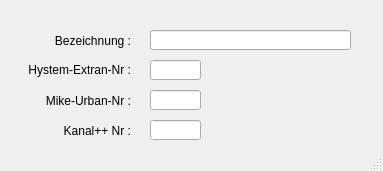
<?xml version="1.0" encoding="UTF-8"?>
<ui version="4.0">
 <class>MainWindow</class>
 <widget class="QMainWindow" name="MainWindow">
  <property name="geometry">
   <rect>
    <x>0</x>
    <y>0</y>
    <width>383</width>
    <height>171</height>
   </rect>
  </property>
  <property name="windowTitle">
   <string>MainWindow</string>
  </property>
  <property name="layoutDirection">
   <enum>Qt::LeftToRight</enum>
  </property>
  <widget class="QWidget" name="centralwidget">
   <widget class="QLabel" name="label">
    <property name="geometry">
     <rect>
      <x>10</x>
      <y>60</y>
      <width>121</width>
      <height>21</height>
     </rect>
    </property>
    <property name="text">
     <string>&lt;html&gt;&lt;head/&gt;&lt;body&gt;&lt;p align=&quot;right&quot;&gt;Hystem-Extran-Nr :&lt;/p&gt;&lt;/body&gt;&lt;/html&gt;</string>
    </property>
    <property name="alignment">
     <set>Qt::AlignRight|Qt::AlignTrailing|Qt::AlignVCenter</set>
    </property>
   </widget>
   <widget class="QLabel" name="label_2">
    <property name="geometry">
     <rect>
      <x>10</x>
      <y>90</y>
      <width>121</width>
      <height>21</height>
     </rect>
    </property>
    <property name="text">
     <string>Mike-Urban-Nr :</string>
    </property>
    <property name="alignment">
     <set>Qt::AlignRight|Qt::AlignTrailing|Qt::AlignVCenter</set>
    </property>
   </widget>
   <widget class="QLabel" name="label_3">
    <property name="geometry">
     <rect>
      <x>10</x>
      <y>120</y>
      <width>121</width>
      <height>21</height>
     </rect>
    </property>
    <property name="text">
     <string>Kanal++ Nr :</string>
    </property>
    <property name="alignment">
     <set>Qt::AlignRight|Qt::AlignTrailing|Qt::AlignVCenter</set>
    </property>
   </widget>
   <widget class="QLabel" name="label_4">
    <property name="geometry">
     <rect>
      <x>50</x>
      <y>30</y>
      <width>81</width>
      <height>21</height>
     </rect>
    </property>
    <property name="text">
     <string>Bezeichnung :</string>
    </property>
    <property name="alignment">
     <set>Qt::AlignRight|Qt::AlignTrailing|Qt::AlignVCenter</set>
    </property>
   </widget>
   <widget class="QLineEdit" name="mu_nr">
    <property name="enabled">
     <bool>true</bool>
    </property>
    <property name="geometry">
     <rect>
      <x>150</x>
      <y>90</y>
      <width>51</width>
      <height>20</height>
     </rect>
    </property>
    <property name="layoutDirection">
     <enum>Qt::RightToLeft</enum>
    </property>
    <property name="autoFillBackground">
     <bool>false</bool>
    </property>
    <property name="text">
     <string/>
    </property>
    <property name="frame">
     <bool>true</bool>
    </property>
   </widget>
   <widget class="QLineEdit" name="kp_nr">
    <property name="geometry">
     <rect>
      <x>150</x>
      <y>120</y>
      <width>51</width>
      <height>20</height>
     </rect>
    </property>
    <property name="text">
     <string/>
    </property>
   </widget>
   <widget class="QLineEdit" name="bezeichnung">
    <property name="geometry">
     <rect>
      <x>150</x>
      <y>30</y>
      <width>201</width>
      <height>20</height>
     </rect>
    </property>
    <property name="text">
     <string/>
    </property>
   </widget>
   <widget class="QLineEdit" name="he_nr">
    <property name="enabled">
     <bool>true</bool>
    </property>
    <property name="geometry">
     <rect>
      <x>150</x>
      <y>60</y>
      <width>51</width>
      <height>20</height>
     </rect>
    </property>
    <property name="layoutDirection">
     <enum>Qt::RightToLeft</enum>
    </property>
    <property name="autoFillBackground">
     <bool>false</bool>
    </property>
    <property name="text">
     <string/>
    </property>
    <property name="frame">
     <bool>true</bool>
    </property>
   </widget>
  </widget>
  <widget class="QStatusBar" name="statusbar"/>
 </widget>
 <resources/>
 <connections/>
</ui>
